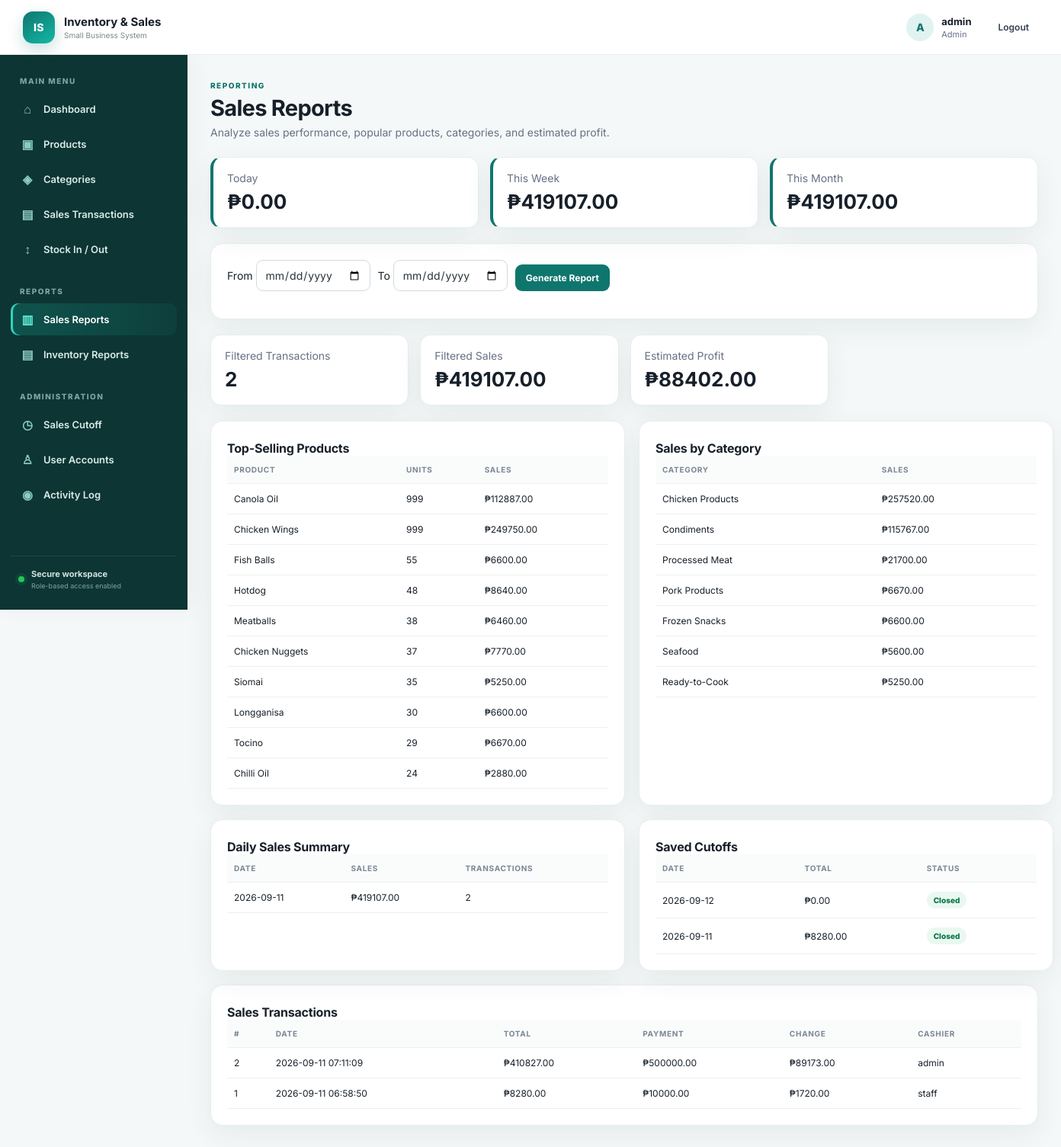
The page /reports/sales (signed in) on the database as committed earlier.
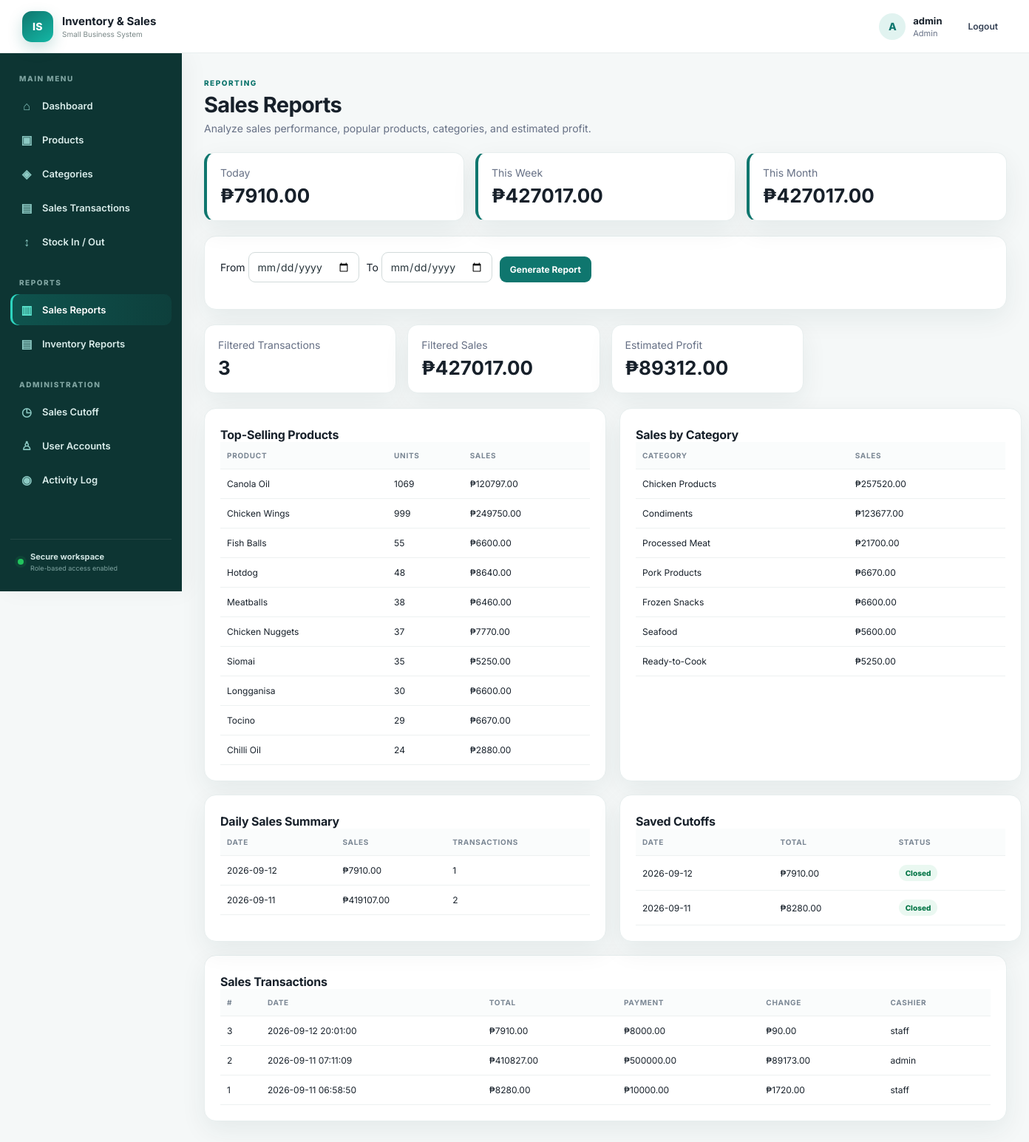
The same page on the database as committed later.
### tables this page shows
CREATE TABLE products (id INTEGER PRIMARY KEY AUTOINCREMENT, name TEXT NOT NULL, category_id INTEGER, price REAL NOT NULL DEFAULT 0, cost REAL NOT NULL DEFAULT 0, stock INTEGER NOT NULL DEFAULT 0, reorder_level INTEGER NOT NULL DEFAULT 5, expiry_date text, active integer not null default 1, FOREIGN KEY(category_id) REFERENCES categories(id) ON DELETE SET NULL);

CREATE TABLE sales_cutoffs (id INTEGER PRIMARY KEY AUTOINCREMENT, business_date TEXT UNIQUE NOT NULL, total_sales REAL NOT NULL DEFAULT 0, transaction_count INTEGER NOT NULL DEFAULT 0, closed_at TEXT NOT NULL, closed_by TEXT NOT NULL);

CREATE TABLE sales (id INTEGER PRIMARY KEY AUTOINCREMENT, total REAL NOT NULL, payment REAL NOT NULL DEFAULT 0, change_amount REAL NOT NULL DEFAULT 0, created_at TEXT NOT NULL, cashier TEXT NOT NULL);

### app.py (the view)
@app.route("/reports/sales")
@login_required
def sales_report():
    start = request.args.get("start", "")
    end = request.args.get("end", "")
    conn = db()
    sql = """SELECT * FROM sales WHERE 1=1"""
    args = []
    if start:
        sql += " AND date(created_at) >= date(?)"; args.append(start)
    if end:
        sql += " AND date(created_at) <= date(?)"; args.append(end)
    sql += " ORDER BY id DESC"
    rows = conn.execute(sql, args).fetchall()
    total = sum(r["total"] for r in rows)
    periods = period_totals(conn)
    daily = conn.execute("""
        SELECT date(created_at) business_date, COALESCE(SUM(total),0) total_sales, COUNT(*) transaction_count
        FROM sales GROUP BY date(created_at) ORDER BY business_date DESC LIMIT 31
    """).fetchall()
    cutoffs = conn.execute("SELECT * FROM sales_cutoffs ORDER BY business_date DESC LIMIT 31").fetchall()
    top_products = conn.execute("SELECT p.name,SUM(si.quantity) qty,SUM(si.subtotal) sales FROM sale_items si JOIN sales s ON s.id=si.sale_id JOIN products p ON p.id=si.product_id WHERE (?='' OR date(s.created_at)>=date(?)) AND (?='' OR date(s.created_at)<=date(?)) GROUP BY si.product_id ORDER BY qty DESC LIMIT 10", (start,start,end,end)).fetchall()
    category_sales = conn.execute("SELECT COALESCE(c.name,'Uncategorized') category,SUM(si.subtotal) sales FROM sale_items si JOIN sales s ON s.id=si.sale_id JOIN products p ON p.id=si.product_id LEFT JOIN categories c ON c.id=p.category_id WHERE (?='' OR date(s.created_at)>=date(?)) AND (?='' OR date(s.created_at)<=date(?)) GROUP BY p.category_id ORDER BY sales DESC", (start,start,end,end)).fetchall()
    estimated_profit = conn.execute("SELECT COALESCE(SUM(si.subtotal-si.cost*si.quantity),0) profit FROM sale_items si JOIN sales s ON s.id=si.sale_id WHERE (?='' OR date(s.created_at)>=date(?)) AND (?='' OR date(s.created_at)<=date(?))", (start,start,end,end)).fetchone()["profit"]
    conn.close()
    return render_template("sales_report.html", sales=rows, total=total, start=start, end=end,
                           periods=periods, daily=daily, cutoffs=cutoffs, top_products=top_products, category_sales=category_sales, estimated_profit=estimated_profit)

### app.py (called while the page is built)
def db():
    conn = sqlite3.connect(DB)
    conn.row_factory = sqlite3.Row
    conn.execute("PRAGMA foreign_keys = ON")
    return conn

def login_required(f):
    @wraps(f)
    def wrapped(*args, **kwargs):
        if "user_id" not in session:
            return redirect(url_for("login"))
        return f(*args, **kwargs)
    return wrapped

def period_totals(conn):
    today = date.today()
    start_week = today - timedelta(days=today.weekday())
    start_month = today.replace(day=1)
    total = lambda d: conn.execute(
        "SELECT COALESCE(SUM(total),0) t FROM sales WHERE date(created_at)>=date(?)",
        (d.isoformat(),)
    ).fetchone()["t"]
    return {
        "today": total(today),
        "week": total(start_week),
        "month": total(start_month),
    }

### templates/sales_report.html (shortened to what the changed rows need)
{% extends "base.html" %}
{% block content %}
<div class="page-head">
    <div>
        <h1>Sales Reports</h1>
    </div>
</div>
<div class="cards cards3">
    <div class="card accent">
        <span>Today</span>
        <b>₱{{ "%.2f"|format(periods.today) }}</b>
    </div>
    <div class="card accent">
        <span>This Week</span>
        <b>₱{{ "%.2f"|format(periods.week) }}</b>
    </div>
    <div class="card accent">
        <span>This Month</span>
        <b>₱{{ "%.2f"|format(periods.month) }}</b>
    </div>
</div>
<div class="cards">
    <div class="card">
        <span>Filtered Transactions</span>
        <b>{{ sales|length }}</b>
    </div>
    <div class="card">
        <span>Filtered Sales</span>
        <b>₱{{ "%.2f"|format(total) }}</b>
    </div>
    <div class="card">
        <span>Estimated Profit</span>
        <b>₱{{ "%.2f"|format(estimated_profit) }}</b>
    </div>
</div>
<div class="grid2">
    <section class="panel">
        <h2>Top-Selling Products</h2>
        <table>
            <tr>
                <th>Product</th>
                <th>Units</th>
                <th>Sales</th>
            </tr>
            {% for p in top_products %}
            <tr>
                <td>{{ p.name }}</td>
                <td>{{ p.qty }}</td>
                <td>₱{{ "%.2f"|format(p.sales) }}</td>
            </tr>
            {% else %}
            <tr>
                <td colspan="3">
                    No sales yet.
                </td>
            </tr>
            {% endfor %}
        </table>
    </section>
    <section class="panel">
        <h2>Sales by Category</h2>
        <table>
            <tr>
                <th>Category</th>
                <th>Sales</th>
            </tr>
            {% for c in category_sales %}
            <tr>
                <td>{{ c.category }}</td>
                <td>₱{{ "%.2f"|format(c.sales) }}</td>
            </tr>
            {% else %}
            <tr>
                <td colspan="2">
                    No sales yet.
                </td>
            </tr>
            {% endfor %}
        </table>
    </section>
</div>
<div class="grid2">
    <section class="panel">
        <h2>Daily Sales Summary</h2>
        <table>
            <tr>
                <th>Date</th>
                <th>Sales</th>
                <th>Transactions</th>
            </tr>
            {% for d in daily %}
            <tr>
                <td>{{ d.business_date }}</td>
                <td>₱{{ "%.2f"|format(d.total_sales) }}</td>
                <td>{{ d.transaction_count }}</td>
            </tr>
            {% else %}
            <tr>
                <td colspan="3">
                    No daily sales yet.
                </td>
            </tr>
            {% endfor %}
        </table>
    </section>
    <section class="panel">
        <h2>Saved Cutoffs</h2>
        <table>
            <tr>
                <th>Date</th>
                <th>Total</th>
                <th>Status</th>
            </tr>
            {% for c in cutoffs %}
            <tr>
                <td>{{ c.business_date }}</td>
                <td>₱{{ "%.2f"|format(c.total_sales) }}</td>
                <td>
                    <span class="badge ok">
                        Closed
                    </span>
                </td>
            </tr>
            {% else %}
            <tr>
                <td colspan="3">
                    No cutoff records yet.
                </td>
            </tr>
            {% endfor %}
        </table>
    </section>
</div>
<div class="panel">
    <h2>Sales Transactions</h2>
    <div class="table-wrap">
        <table>
            <tr>
                <th>#</th>
                <th>Date</th>
                <th>Total</th>
                <th>Payment</th>
                <th>Change</th>
                <th>Cashier</th>
            </tr>
            {% for s in sales %}
            <tr>
                <td>{{ s.id }}</td>
                <td>
                    {{ s.created_at }}
                </td>
                <td>
                    ₱{{ "%.2f"|format(s.total) }}
                </td>
                <td>
                    ₱{{ "%.2f"|format(s.payment) }}
                </td>
                <td>
                    ₱{{ "%.2f"|format(s.change_amount) }}
                </td>
                <td>
                    {{ s.cashier }}
                </td>
            </tr>
            {% else %}
            <tr>
                <td colspan="6">
                    No transactions for the selected period.
                </td>
            </tr>
            {% endfor %}
        </table>
    </div>
</div>
{% endblock %}

Rows that differ between the two databases and show on the page:
computed for products "Canola Oil": qty "999" → "1069"; sales "112887.00" → "120797.00"
changed sales_cutoffs (number 1 of 2 on the later page): total_sales "0.00" → "7910.00"
added sales: id "3", created_at "2026-09-12 20:01:00", total "7910.00", payment "8000.00", change_amount "90.00", cashier "staff"
Other text that changed with them:
{{ "%.2f"|format(periods.today) }}: "0.00" → "7910.00"
{{ "%.2f"|format(periods.week) }}: "419107.00" → "427017.00"
{{ "%.2f"|format(periods.month) }}: "419107.00" → "427017.00"
{{ sales|length }}: "2" → "3"
{{ "%.2f"|format(total) }}: "419107.00" → "427017.00"
{{ "%.2f"|format(estimated_profit) }}: "88402.00" → "89312.00"
new list line: "Condiments ₱ 123677.00"
new list line: "2026-09-12 ₱ 7910.00 1"
list line gone: "Condiments ₱ 115767.00"
